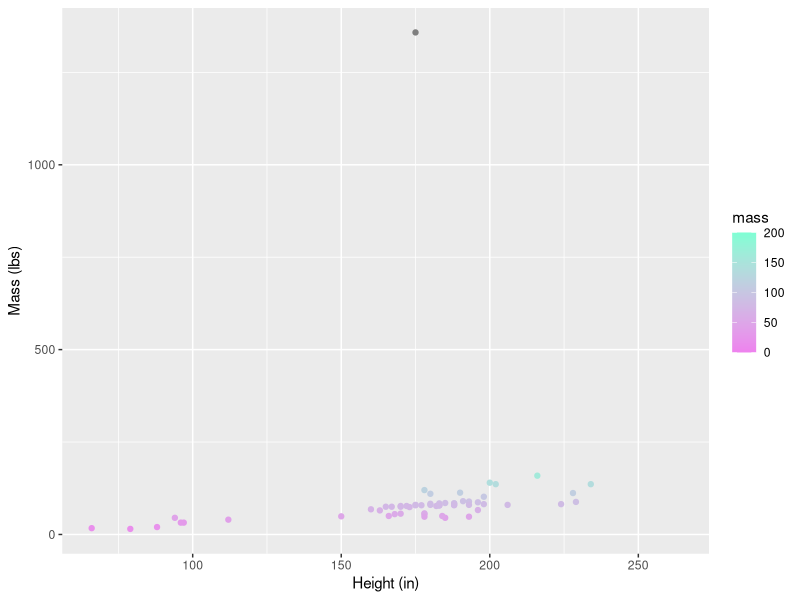
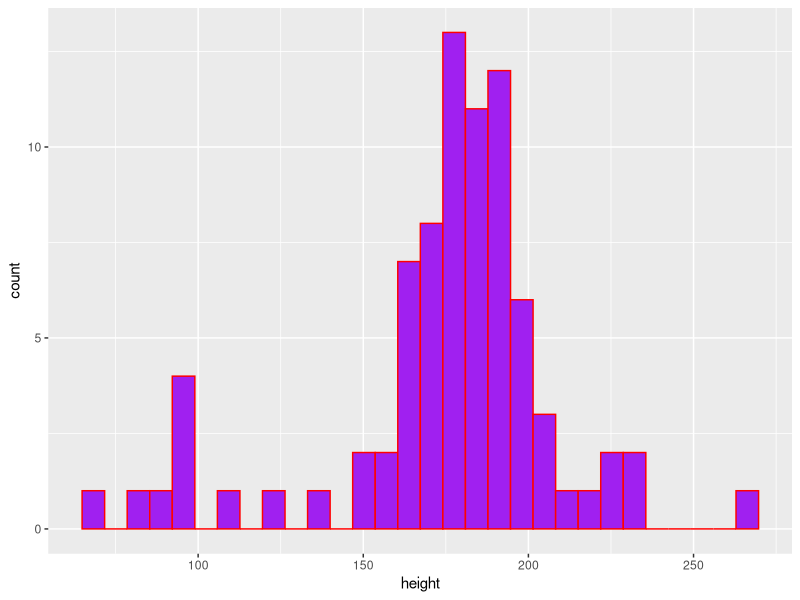

Recreate these plots in R, in order.
## ---- chunk 1
library(tidyverse)
## ---- chunk 2
# Show first entries in starwars data set
head(starwars)

# Check dimensions of data
dim(starwars)

summary(starwars)

# Plot character mass versus height
ggplot(data = starwars, aes(x = height, y = mass)) +
  geom_point(aes(colour = mass)) +
  scale_color_gradient(
    limits = c(0, 200),
    low = 'violet', 
    high = 'aquamarine') +
  xlab('Height (in)') +
  ylab('Mass (lbs)')
## ---- chunk 3
ggplot(data = starwars, aes(x = height)) +
  geom_histogram(
    colour='red',
    fill='purple',
  )
## ---- chunk 4
# Log some columns from starwars data set
starwars$name
starwars$birth_year

# Determine height mean (Remove null values to avoid NA response)
sw_height_mean <- mean(starwars$height, na.rm = TRUE)

# Determine median
sw_height_median <- median(starwars$height, na.rm = TRUE)

# Determine variance
sw_height_variance <- var(starwars$height, na.rm = TRUE)

# Determine SD
sw_height_SD <- sd(starwars$height, na.rm = TRUE)

# Log result
sw_height_mean
sw_height_median
sw_height_variance
sw_height_SD
